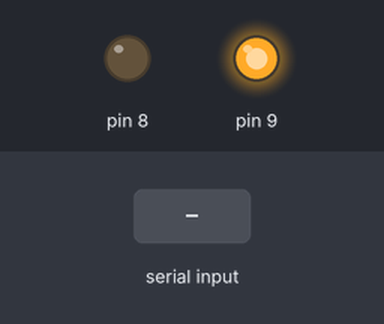
Simulated run of this sketch. Board: Arduino Uno, built with avr-gcc and run on an emulated ATmega328P. On the bench: output pins drawn as LEDs (lit = HIGH). Inputs (shaded band) come from the test bench.

Above: at 1.2 s.
1.3 s: "G" received over Serial
At 1.6 s:
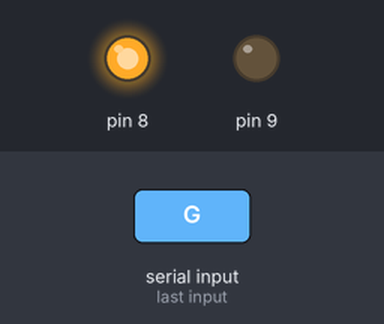
2.8 s: "R" received over Serial
At 4.0 s:
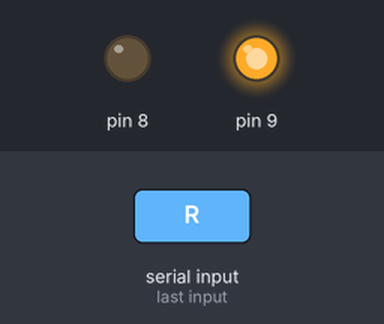
Timing chart, 0 to 5.8 s (numbered marks = the images above; inputs shaded):
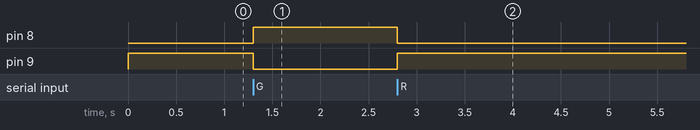

Measured:
- after the input at 1.3 s, pin 8: LOW → HIGH at once; pin 9: HIGH → LOW at once
- after the input at 2.8 s, pin 8: HIGH → LOW at once; pin 9: LOW → HIGH at once

The sketch:

copy_of_dazzling_amur_esboo2__1_.ino
```cpp
class PedestrianLight {
  private:
    int GREEN, RED;

  public:
    PedestrianLight(int green, int red) : GREEN(green), RED(red) {
      pinMode(GREEN, OUTPUT);
      pinMode(RED, OUTPUT);
    }

    void greenOn() {
      digitalWrite(GREEN, HIGH);
      digitalWrite(RED, LOW);
    }

    void redOn() {
      digitalWrite(GREEN, LOW);
      digitalWrite(RED, HIGH);
    }
};

PedestrianLight pedLight(8, 9);

void setup() {
  Serial.begin(9600);
  pedLight.redOn();
}

void loop() {
  if (Serial.available() > 0) {
    char command = Serial.read();

    switch (command) {
      case 'G':
        pedLight.greenOn();
        break;

      case 'R':
        pedLight.redOn();
        break;

      default:
        break;
    }
  }
}
```
